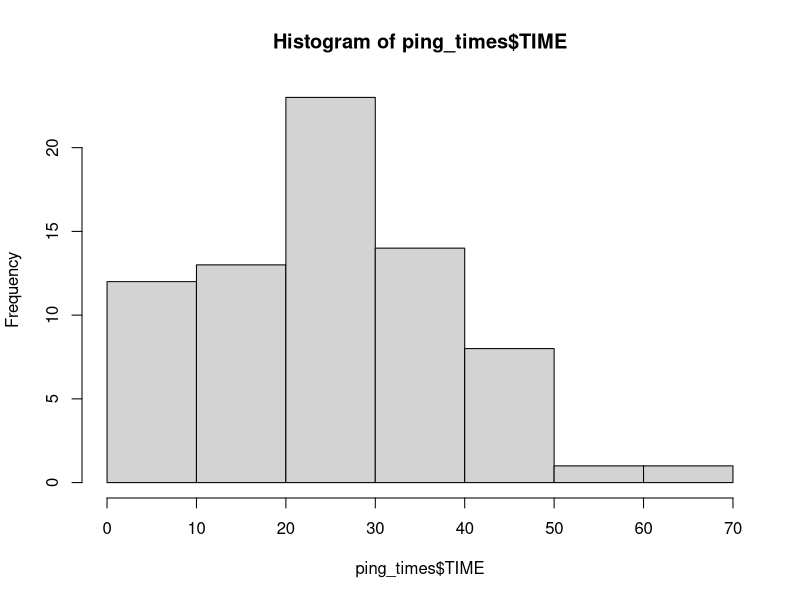
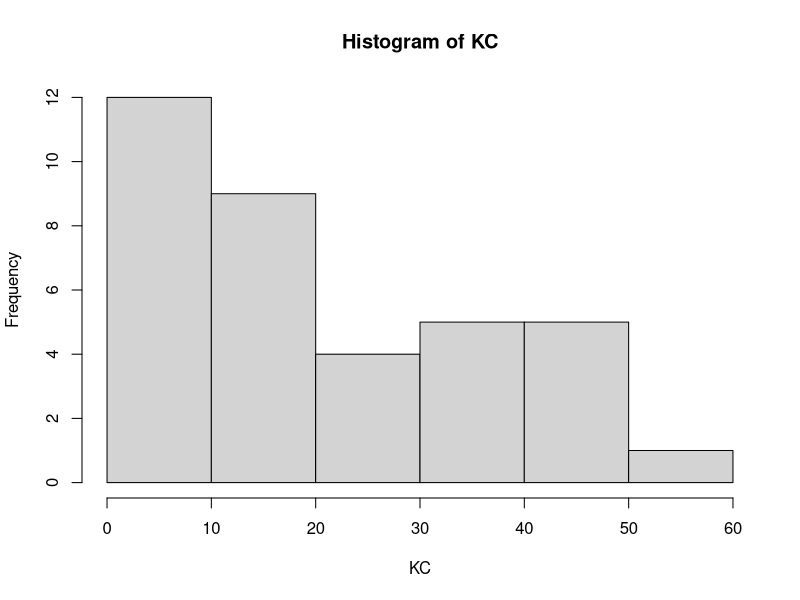
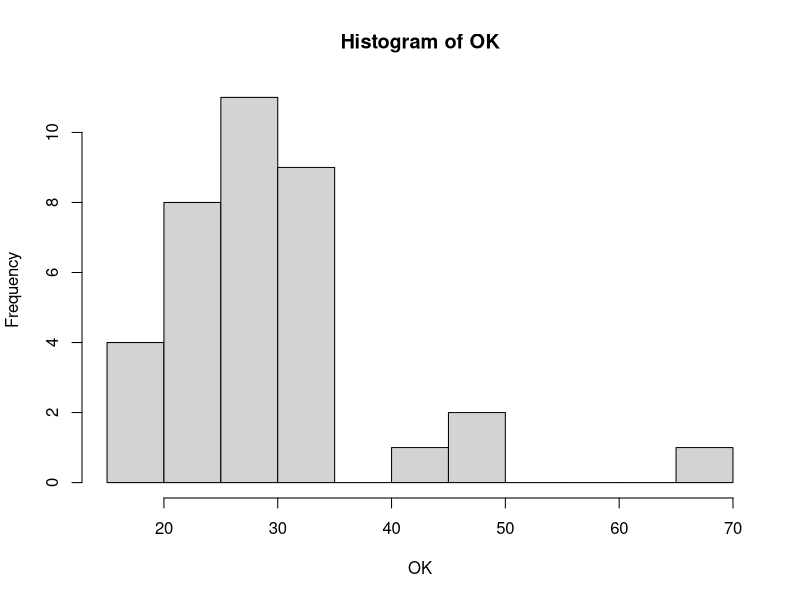
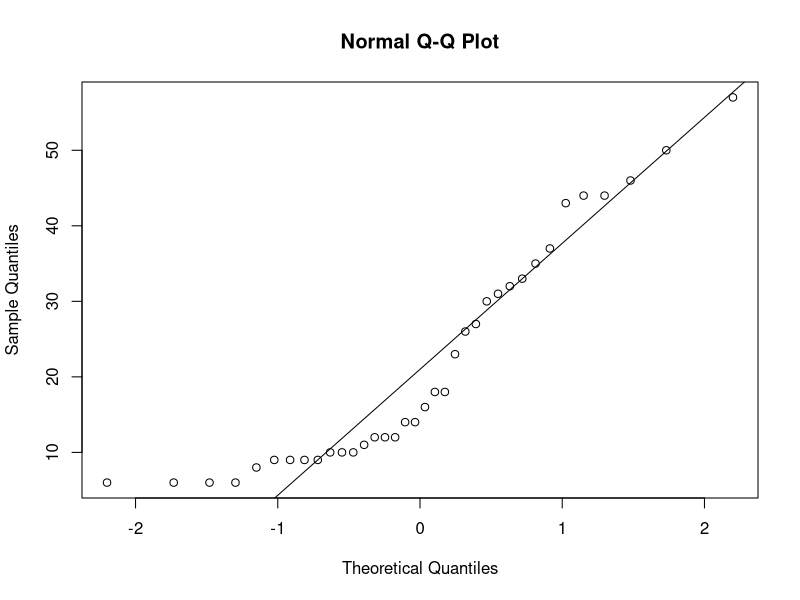
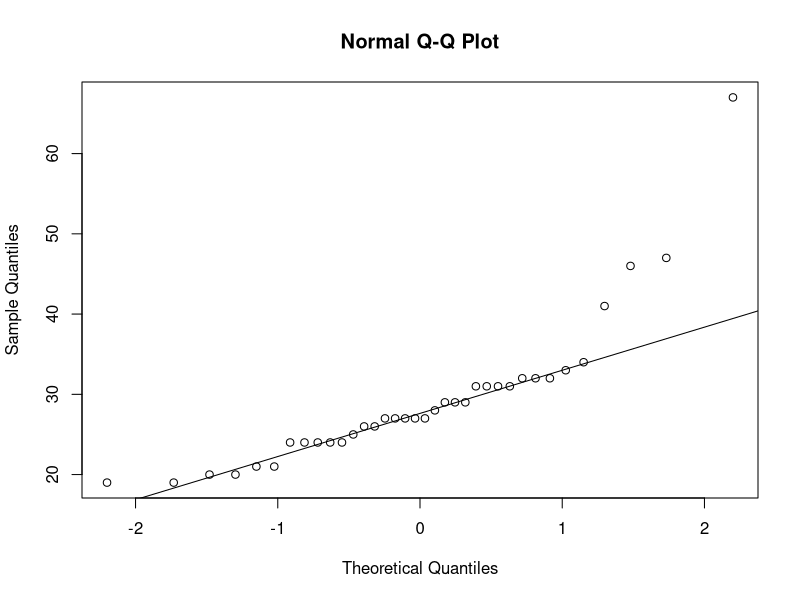
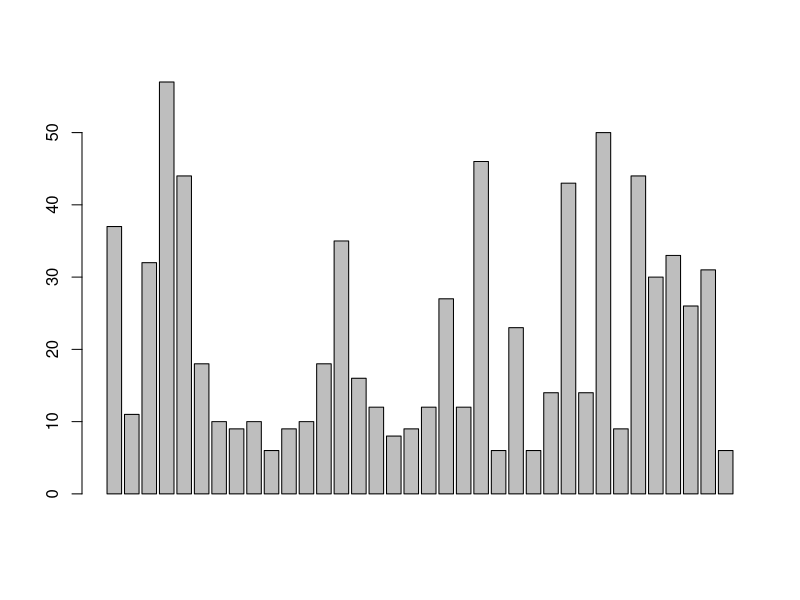
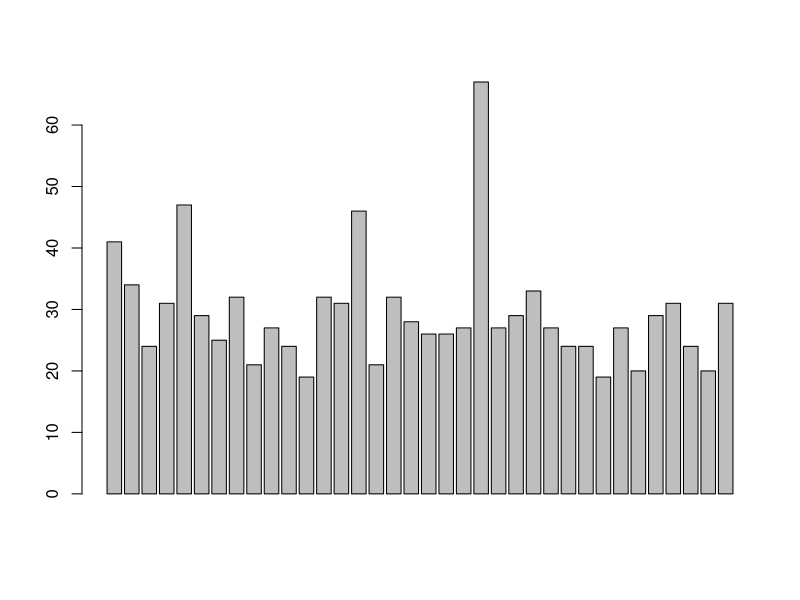
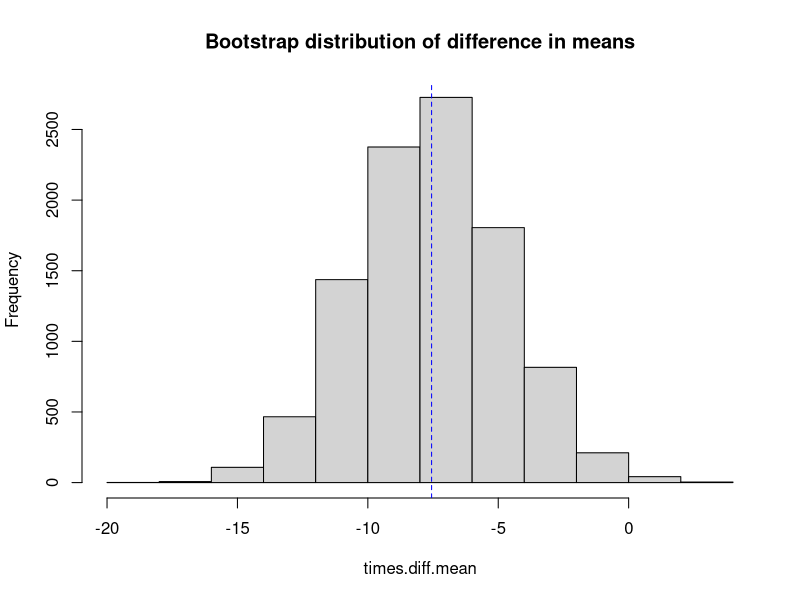

R code for these plots, in order:
## ---- chunk 1
knitr::opts_chunk$set(echo = TRUE)
ping_times <- read.csv("times.csv")
## ---- chunk 2
# Summary statistics
summary(ping_times)
hist(ping_times$TIME)
KC = subset(ping_times,select=TIME,LOC=="KC",drop=T)
OK = subset(ping_times,select=TIME,LOC=="OK",drop=T)
hist(KC)
hist(OK)
qqnorm(KC)
qqline(KC)
qqnorm(OK)
qqline(OK)
barplot(KC)
barplot(OK)
var(OK)
var(KC)
mean(OK)
mean(KC)

#Theoretical confidence interval
t.test(KC,OK)

# 95% confidence interval
N <- 10^4
times.diff.mean <- numeric(N)
for(i in 1:N){
  x <- sample(KC, 36, replace=TRUE)
  y <- sample(OK,36, replace=TRUE)
  times.diff.mean[i] <- mean(x) - mean(y)
}
hist(times.diff.mean, main = "Bootstrap distribution of difference in means") 
abline(v = mean(KC) - mean(OK), col = "blue", lty = 2)
dev.new() # Open new graphics device 
qqnorm(times.diff.mean) 
qqline(times.diff.mean)
obs = mean(KC) - mean(OK)
mean(times.diff.mean)
obs
quantile(times.diff.mean,c(0.025,0.975))

# P value
N <- 10^4
result <- numeric(N)
for(i in 1:N){
  index <- sample(72,36,FALSE)
  result[i] <- mean(ping_times$TIME[index]) - mean(ping_times$TIME[-index])
}
# 2 sided test p value
((sum(result < obs)+1)/N)*2


## ---- chunk 3
plot(pressure)
